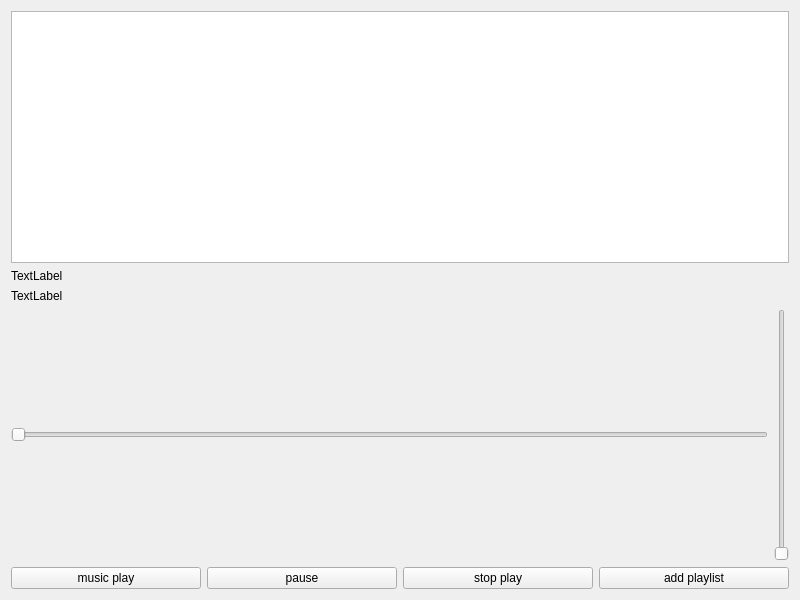
<?xml version="1.0" encoding="UTF-8"?>
<ui version="4.0">
 <class>Widget</class>
 <widget class="QWidget" name="Widget">
  <property name="geometry">
   <rect>
    <x>0</x>
    <y>0</y>
    <width>800</width>
    <height>600</height>
   </rect>
  </property>
  <property name="windowTitle">
   <string>Widget</string>
  </property>
  <layout class="QVBoxLayout" name="verticalLayout">
   <item>
    <widget class="QListView" name="listView"/>
   </item>
   <item>
    <widget class="QLabel" name="label">
     <property name="text">
      <string>TextLabel</string>
     </property>
    </widget>
   </item>
   <item>
    <widget class="QLabel" name="label_2">
     <property name="text">
      <string>TextLabel</string>
     </property>
    </widget>
   </item>
   <item>
    <layout class="QHBoxLayout" name="horizontalLayout_2">
     <item>
      <widget class="QSlider" name="horizontalSlider">
       <property name="orientation">
        <enum>Qt::Horizontal</enum>
       </property>
      </widget>
     </item>
     <item>
      <widget class="QSlider" name="verticalSlider">
       <property name="orientation">
        <enum>Qt::Vertical</enum>
       </property>
      </widget>
     </item>
    </layout>
   </item>
   <item>
    <layout class="QHBoxLayout" name="horizontalLayout">
     <item>
      <widget class="QPushButton" name="pushButton">
       <property name="text">
        <string>music play</string>
       </property>
      </widget>
     </item>
     <item>
      <widget class="QPushButton" name="pushButton_3">
       <property name="text">
        <string>pause</string>
       </property>
      </widget>
     </item>
     <item>
      <widget class="QPushButton" name="pushButton_2">
       <property name="text">
        <string>stop play</string>
       </property>
      </widget>
     </item>
     <item>
      <widget class="QPushButton" name="pushButton_4">
       <property name="text">
        <string>add playlist</string>
       </property>
      </widget>
     </item>
    </layout>
   </item>
  </layout>
 </widget>
 <resources/>
 <connections/>
</ui>
